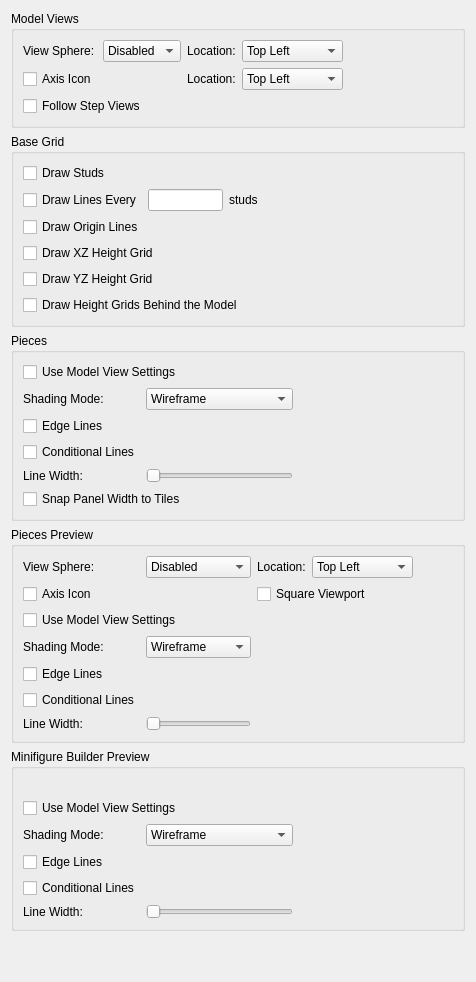
     <widget class="QWidget" name="tab">
      <property name="whatsThis">
       <string>&lt;p&gt;&lt;b&gt;View Preferences&lt;/b&gt;&lt;/p&gt;&lt;p&gt;Choose navigation aids for model views and the piece preview, and configure the base grid. Locations select the corner where each navigation aid appears.&lt;/p&gt;</string>
      </property>
      <attribute name="title">
       <string>Views</string>
      </attribute>
      <layout class="QVBoxLayout" name="verticalLayout_13">
       <item>
        <widget class="QGroupBox" name="groupBox_6">
         <property name="title">
          <string>Model Views</string>
         </property>
         <layout class="QGridLayout" name="gridLayout_3">
          <item row="1" column="0">
           <widget class="QCheckBox" name="AxisIconCheckBox">
            <property name="toolTip">
             <string>Show the model-axis indicator in model views.</string>
            </property>
            <property name="text">
             <string>Axis Icon</string>
            </property>
           </widget>
          </item>
          
          <item row="0" column="2">
           <widget class="QLabel" name="ViewSphereLocationLabel">
            <property name="toolTip">
             <string>Choose the corner for the model-view navigation sphere.</string>
            </property>
            <property name="buddy">
             <cstring>ViewSphereLocationCombo</cstring>
            </property>
            <property name="text">
             <string>Location:</string>
            </property>
           </widget>
          </item>
          <item row="0" column="0">
           <widget class="QLabel" name="label_21">
            <property name="toolTip">
             <string>Choose the model-view navigation sphere size, or disable it.</string>
            </property>
            <property name="buddy">
             <cstring>ViewSphereSizeCombo</cstring>
            </property>
            <property name="text">
             <string>View Sphere:</string>
            </property>
           </widget>
          </item>
          <item row="0" column="1">
           <widget class="QComboBox" name="ViewSphereSizeCombo">
            <property name="accessibleName">
             <string>View Sphere</string>
            </property>
            <property name="toolTip">
             <string>Choose the model-view navigation sphere size, or disable it.</string>
            </property>
            <item>
             <property name="text">
              <string>Disabled</string>
             </property>
            </item>
            <item>
             <property name="text">
              <string>Small</string>
             </property>
            </item>
            <item>
             <property name="text">
              <string>Medium</string>
             </property>
            </item>
            <item>
             <property name="text">
              <string>Large</string>
             </property>
            </item>
           </widget>
          </item>
          <item row="0" column="3">
           <widget class="QComboBox" name="ViewSphereLocationCombo">
            <property name="accessibleName">
             <string>Location</string>
            </property>
            <property name="toolTip">
             <string>Choose the corner for the model-view navigation sphere.</string>
            </property>
            <item>
             <property name="text">
              <string>Top Left</string>
             </property>
            </item>
            <item>
             <property name="text">
              <string>Top Right</string>
             </property>
            </item>
            <item>
             <property name="text">
              <string>Bottom Left</string>
             </property>
            </item>
            <item>
             <property name="text">
              <string>Bottom Right</string>
             </property>
            </item>
           </widget>
          </item>
          <item row="0" column="4">
           <spacer name="horizontalSpacer_7">
            <property name="orientation">
             <enum>Qt::Orientation::Horizontal</enum>
            </property>
            <property name="sizeHint" stdset="0">
             <size>
              <width>40</width>
              <height>20</height>
             </size>
            </property>
           </spacer>
          </item>
          <item row="1" column="2">
           <widget class="QLabel" name="AxisIconLocationLabel">
            <property name="toolTip">
             <string>Choose the corner for the model-axis indicator.</string>
            </property>
            <property name="buddy">
             <cstring>AxisIconLocationCombo</cstring>
            </property>
            <property name="text">
             <string>Location:</string>
            </property>
           </widget>
          </item>
          <item row="1" column="3">
           <widget class="QComboBox" name="AxisIconLocationCombo">
            <property name="accessibleName">
             <string>Location</string>
            </property>
            <property name="toolTip">
             <string>Choose the corner for the model-axis indicator.</string>
            </property>
            <item>
             <property name="text">
              <string>Top Left</string>
             </property>
            </item>
            <item>
             <property name="text">
              <string>Top Right</string>
             </property>
            </item>
            <item>
             <property name="text">
              <string>Bottom Left</string>
             </property>
            </item>
            <item>
             <property name="text">
              <string>Bottom Right</string>
             </property>
            </item>
           </widget>
          </item>
          <item row="2" column="0" colspan="4">
           <widget class="QCheckBox" name="FollowStepViewsCheckBox">
            <property name="toolTip">
             <string>Turn the view to each step's view rotation (MLCAD ROTSTEP) when changing steps.</string>
            </property>
            <property name="text">
             <string>Follow Step Views</string>
            </property>
           </widget>
          </item>
         </layout>
        </widget>
       </item>
       <item>
        <widget class="QGroupBox" name="groupBox_4">
         <property name="title">
          <string>Base Grid</string>
         </property>
         <layout class="QGridLayout" name="gridLayout_2">
          <item row="1" column="2">
           <widget class="QLabel" name="label">
            <property name="text">
             <string>studs</string>
            </property>
           </widget>
          </item>
          <item row="1" column="3">
           <spacer name="horizontalSpacer_5">
            <property name="orientation">
             <enum>Qt::Orientation::Horizontal</enum>
            </property>
            <property name="sizeHint" stdset="0">
             <size>
              <width>40</width>
              <height>20</height>
             </size>
            </property>
           </spacer>
          </item>
          <item row="1" column="0">
           <widget class="QCheckBox" name="gridLines">
            <property name="toolTip">
             <string>Show base-grid lines at the specified spacing.</string>
            </property>
            <property name="text">
             <string>Draw Lines Every</string>
            </property>
           </widget>
          </item>
          <item row="1" column="1">
           <widget class="QLineEdit" name="gridLineSpacing">
            <property name="accessibleName">
             <string>Grid Line Spacing</string>
            </property>
            <property name="toolTip">
             <string>Set base-grid line spacing in studs (1 to 10000).</string>
            </property>
            <property name="maximumSize">
             <size>
              <width>75</width>
              <height>16777215</height>
             </size>
            </property>
           </widget>
          </item>
          <item row="2" column="0" colspan="3">
           <widget class="QCheckBox" name="GridOriginCheckBox">
            <property name="toolTip">
             <string>Emphasize the base-grid lines through the model origin.</string>
            </property>
            <property name="text">
             <string>Draw Origin Lines</string>
            </property>
           </widget>
          </item>
          <item row="3" column="0" colspan="3">
           <widget class="QCheckBox" name="GridHeightXZCheckBox">
            <property name="toolTip">
             <string>Draw a vertical grid on the XZ plane through the X axis with lines every plate height.</string>
            </property>
            <property name="text">
             <string>Draw XZ Height Grid</string>
            </property>
           </widget>
          </item>
          <item row="4" column="0" colspan="3">
           <widget class="QCheckBox" name="GridHeightYZCheckBox">
            <property name="toolTip">
             <string>Draw a vertical grid on the YZ plane through the Y axis with lines every plate height.</string>
            </property>
            <property name="text">
             <string>Draw YZ Height Grid</string>
            </property>
           </widget>
          </item>
          <item row="5" column="0" colspan="3">
           <widget class="QCheckBox" name="GridHeightBehindCheckBox">
            <property name="toolTip">
             <string>Draw the height grids on the side of the model facing away from the camera instead of through the origin axes.</string>
            </property>
            <property name="text">
             <string>Draw Height Grids Behind the Model</string>
            </property>
           </widget>
          </item>
          <item row="0" column="0" colspan="3">
           <widget class="QCheckBox" name="gridStuds">
            <property name="toolTip">
             <string>Show stud positions on the base grid.</string>
            </property>
            <property name="text">
             <string>Draw Studs</string>
            </property>
           </widget>
          </item>
         </layout>
        </widget>
       </item>
       <item>
        <widget class="QGroupBox" name="PiecesGroup">
         <property name="title">
          <string>Pieces</string>
         </property>
         <layout class="QGridLayout" name="PiecesLayout">
          <item row="0" column="0" colspan="3">
           <widget class="QCheckBox" name="PiecesSyncRendering">
            <property name="toolTip">
             <string>Use the model view rendering settings for the pieces list and parts list images.</string>
            </property>
            <property name="text">
             <string>Use Model View Settings</string>
            </property>
           </widget>
          </item>
          <item row="1" column="0">
           <widget class="QLabel" name="PiecesShadingModeLabel">
            <property name="toolTip">
             <string>Choose how pieces are drawn in the pieces list and parts list images.</string>
            </property>
            <property name="text">
             <string>Shading Mode:</string>
            </property>
            <property name="buddy">
             <cstring>PiecesShadingMode</cstring>
            </property>
           </widget>
          </item>
          <item row="1" column="1">
           <widget class="QComboBox" name="PiecesShadingMode">
            <property name="accessibleName">
             <string>Pieces Shading Mode</string>
            </property>
            <property name="toolTip">
             <string>Choose how pieces are drawn in the pieces list and parts list images.</string>
            </property>
            <item>
             <property name="text">
              <string>Wireframe</string>
             </property>
            </item>
            <item>
             <property name="text">
              <string>Flat Shading</string>
             </property>
            </item>
            <item>
             <property name="text">
              <string>Default Lights</string>
             </property>
            </item>
           </widget>
          </item>
          <item row="2" column="0">
           <widget class="QCheckBox" name="PiecesEdgeLines">
            <property name="toolTip">
             <string>Draw edge lines on pieces in the pieces list and parts list images.</string>
            </property>
            <property name="text">
             <string>Edge Lines</string>
            </property>
           </widget>
          </item>
          <item row="3" column="0">
           <widget class="QCheckBox" name="PiecesConditionalLines">
            <property name="toolTip">
             <string>Draw conditional lines on pieces in the pieces list and parts list images.</string>
            </property>
            <property name="text">
             <string>Conditional Lines</string>
            </property>
           </widget>
          </item>
          <item row="4" column="0">
           <widget class="QLabel" name="PiecesLineWidthTitle">
            <property name="toolTip">
             <string>Set the line width used in the pieces list and parts list images.</string>
            </property>
            <property name="text">
             <string>Line Width:</string>
            </property>
            <property name="buddy">
             <cstring>PiecesLineWidthSlider</cstring>
            </property>
           </widget>
          </item>
          <item row="4" column="1">
           <widget class="QSlider" name="PiecesLineWidthSlider">
            <property name="accessibleName">
             <string>Pieces Line Width</string>
            </property>
            <property name="toolTip">
             <string>Set the line width used in the pieces list and parts list images.</string>
            </property>
            <property name="orientation">
             <enum>Qt::Orientation::Horizontal</enum>
            </property>
           </widget>
          </item>
          <item row="4" column="2">
           <widget class="QLabel" name="PiecesLineWidthLabel">
            <property name="text">
             <string/>
            </property>
           </widget>
          </item>
          <item row="1" column="3">
           <spacer name="PiecesSpacer">
            <property name="orientation">
             <enum>Qt::Orientation::Horizontal</enum>
            </property>
            <property name="sizeHint" stdset="0">
             <size>
              <width>40</width>
              <height>20</height>
             </size>
            </property>
           </spacer>
          </item>
          <item row="5" column="0" colspan="3">
           <widget class="QCheckBox" name="PiecesSnapToTiles">
            <property name="toolTip">
             <string>Snap the width of the docked pieces panel to whole thumbnail tiles after resizing it, and the categories to the longest category name when docked on top or bottom.</string>
            </property>
            <property name="text">
             <string>Snap Panel Width to Tiles</string>
            </property>
           </widget>
          </item>
         </layout>
        </widget>
       </item>
       <item>
        <widget class="QGroupBox" name="PreviewGroup">
         <property name="title">
          <string>Pieces Preview</string>
         </property>
         <layout class="QGridLayout" name="gridLayout_6">
          <item row="2" column="2" colspan="2">
           <widget class="QCheckBox" name="PreviewSquareViewportCheckBox">
            <property name="toolTip">
             <string>Keep the piece preview square, with a 1:1 width to height ratio, whatever the panel size.</string>
            </property>
            <property name="text">
             <string>Square Viewport</string>
            </property>
           </widget>
          </item>
          <item row="2" column="0" colspan="2">
           <widget class="QCheckBox" name="PreviewAxisIconCheckBox">
            <property name="toolTip">
             <string>Show the model-axis indicator in the pieces preview.</string>
            </property>
            <property name="text">
             <string>Axis Icon</string>
            </property>
           </widget>
          </item>
          <item row="1" column="3">
           <widget class="QComboBox" name="PreviewViewSphereLocationCombo">
            <property name="accessibleName">
             <string>Location</string>
            </property>
            <property name="toolTip">
             <string>Choose the corner for the piece-preview navigation sphere.</string>
            </property>
            <item>
             <property name="text">
              <string>Top Left</string>
             </property>
            </item>
            <item>
             <property name="text">
              <string>Top Right</string>
             </property>
            </item>
            <item>
             <property name="text">
              <string>Bottom Left</string>
             </property>
            </item>
            <item>
             <property name="text">
              <string>Bottom Right</string>
             </property>
            </item>
           </widget>
          </item>
          <item row="1" column="2">
           <widget class="QLabel" name="PreviewViewSphereLocationLabel">
            <property name="toolTip">
             <string>Choose the corner for the piece-preview navigation sphere.</string>
            </property>
            <property name="buddy">
             <cstring>PreviewViewSphereLocationCombo</cstring>
            </property>
            <property name="text">
             <string>Location:</string>
            </property>
           </widget>
          </item>
          <item row="1" column="1">
           <widget class="QComboBox" name="PreviewViewSphereSizeCombo">
            <property name="accessibleName">
             <string>View Sphere</string>
            </property>
            <property name="toolTip">
             <string>Choose the piece-preview navigation sphere size, or disable it.</string>
            </property>
            <item>
             <property name="text">
              <string>Disabled</string>
             </property>
            </item>
            <item>
             <property name="text">
              <string>Small</string>
             </property>
            </item>
            <item>
             <property name="text">
              <string>Medium</string>
             </property>
            </item>
            <item>
             <property name="text">
              <string>Large</string>
             </property>
            </item>
           </widget>
          </item>
          <item row="1" column="0">
           <widget class="QLabel" name="label_8">
            <property name="toolTip">
             <string>Choose the piece-preview navigation sphere size, or disable it.</string>
            </property>
            <property name="buddy">
             <cstring>PreviewViewSphereSizeCombo</cstring>
            </property>
            <property name="text">
             <string>View Sphere:</string>
            </property>
           </widget>
          </item>
          <item row="1" column="4">
           <spacer name="horizontalSpacer_11">
            <property name="orientation">
             <enum>Qt::Orientation::Horizontal</enum>
            </property>
            <property name="sizeHint" stdset="0">
             <size>
              <width>40</width>
              <height>20</height>
             </size>
            </property>
           </spacer>
          </item>
          <item row="3" column="0" colspan="3">
           <widget class="QCheckBox" name="PreviewSyncRendering">
            <property name="toolTip">
             <string>Use the model view rendering settings for the pieces preview.</string>
            </property>
            <property name="text">
             <string>Use Model View Settings</string>
            </property>
           </widget>
          </item>
          <item row="4" column="0">
           <widget class="QLabel" name="PreviewShadingModeLabel">
            <property name="toolTip">
             <string>Choose how pieces are drawn in the pieces preview.</string>
            </property>
            <property name="text">
             <string>Shading Mode:</string>
            </property>
            <property name="buddy">
             <cstring>PreviewShadingMode</cstring>
            </property>
           </widget>
          </item>
          <item row="4" column="1">
           <widget class="QComboBox" name="PreviewShadingMode">
            <property name="accessibleName">
             <string>Preview Shading Mode</string>
            </property>
            <property name="toolTip">
             <string>Choose how pieces are drawn in the pieces preview.</string>
            </property>
            <item>
             <property name="text">
              <string>Wireframe</string>
             </property>
            </item>
            <item>
             <property name="text">
              <string>Flat Shading</string>
             </property>
            </item>
            <item>
             <property name="text">
              <string>Default Lights</string>
             </property>
            </item>
           </widget>
          </item>
          <item row="5" column="0">
           <widget class="QCheckBox" name="PreviewEdgeLines">
            <property name="toolTip">
             <string>Draw edge lines on pieces in the pieces preview.</string>
            </property>
            <property name="text">
             <string>Edge Lines</string>
            </property>
           </widget>
          </item>
          <item row="6" column="0">
           <widget class="QCheckBox" name="PreviewConditionalLines">
            <property name="toolTip">
             <string>Draw conditional lines on pieces in the pieces preview.</string>
            </property>
            <property name="text">
             <string>Conditional Lines</string>
            </property>
           </widget>
          </item>
          <item row="7" column="0">
           <widget class="QLabel" name="PreviewLineWidthTitle">
            <property name="toolTip">
             <string>Set the line width used in the pieces preview.</string>
            </property>
            <property name="text">
             <string>Line Width:</string>
            </property>
            <property name="buddy">
             <cstring>PreviewLineWidthSlider</cstring>
            </property>
           </widget>
          </item>
          <item row="7" column="1">
           <widget class="QSlider" name="PreviewLineWidthSlider">
            <property name="accessibleName">
             <string>Preview Line Width</string>
            </property>
            <property name="toolTip">
             <string>Set the line width used in the pieces preview.</string>
            </property>
            <property name="orientation">
             <enum>Qt::Orientation::Horizontal</enum>
            </property>
           </widget>
          </item>
          <item row="7" column="2">
           <widget class="QLabel" name="PreviewLineWidthLabel">
            <property name="text">
             <string/>
            </property>
           </widget>
          </item>
         </layout>
        </widget>
       </item>
<item>
        <widget class="QGroupBox" name="MinifigureBuilderGroup">
         <property name="title">
          <string>Minifigure Builder Preview</string>
         </property>
         <layout class="QGridLayout" name="MinifigureBuilderLayout">
          
          
          
          
          
          <item row="1" column="4">
           <spacer name="MinifigureBuilderSpacer">
            <property name="orientation">
             <enum>Qt::Orientation::Horizontal</enum>
            </property>
            <property name="sizeHint" stdset="0">
             <size>
              <width>40</width>
              <height>20</height>
             </size>
            </property>
           </spacer>
          </item>
          <item row="3" column="0" colspan="3">
           <widget class="QCheckBox" name="MinifigureBuilderSyncRendering">
            <property name="toolTip">
             <string>Use the model view rendering settings for the minifigure builder preview.</string>
            </property>
            <property name="text">
             <string>Use Model View Settings</string>
            </property>
           </widget>
          </item>
          <item row="4" column="0">
           <widget class="QLabel" name="MinifigureBuilderShadingModeLabel">
            <property name="toolTip">
             <string>Choose how pieces are drawn in the minifigure builder preview.</string>
            </property>
            <property name="text">
             <string>Shading Mode:</string>
            </property>
            <property name="buddy">
             <cstring>MinifigureBuilderShadingMode</cstring>
            </property>
           </widget>
          </item>
          <item row="4" column="1">
           <widget class="QComboBox" name="MinifigureBuilderShadingMode">
            <property name="accessibleName">
             <string>Minifigure Builder Shading Mode</string>
            </property>
            <property name="toolTip">
             <string>Choose how pieces are drawn in the minifigure builder preview.</string>
            </property>
            <item>
             <property name="text">
              <string>Wireframe</string>
             </property>
            </item>
            <item>
             <property name="text">
              <string>Flat Shading</string>
             </property>
            </item>
            <item>
             <property name="text">
              <string>Default Lights</string>
             </property>
            </item>
           </widget>
          </item>
          <item row="5" column="0">
           <widget class="QCheckBox" name="MinifigureBuilderEdgeLines">
            <property name="toolTip">
             <string>Draw edge lines on pieces in the minifigure builder preview.</string>
            </property>
            <property name="text">
             <string>Edge Lines</string>
            </property>
           </widget>
          </item>
          <item row="6" column="0">
           <widget class="QCheckBox" name="MinifigureBuilderConditionalLines">
            <property name="toolTip">
             <string>Draw conditional lines on pieces in the minifigure builder preview.</string>
            </property>
            <property name="text">
             <string>Conditional Lines</string>
            </property>
           </widget>
          </item>
          <item row="7" column="0">
           <widget class="QLabel" name="MinifigureBuilderLineWidthTitle">
            <property name="toolTip">
             <string>Set the line width used in the minifigure builder preview.</string>
            </property>
            <property name="text">
             <string>Line Width:</string>
            </property>
            <property name="buddy">
             <cstring>MinifigureBuilderLineWidthSlider</cstring>
            </property>
           </widget>
          </item>
          <item row="7" column="1">
           <widget class="QSlider" name="MinifigureBuilderLineWidthSlider">
            <property name="accessibleName">
             <string>Minifigure Builder Line Width</string>
            </property>
            <property name="toolTip">
             <string>Set the line width used in the minifigure builder preview.</string>
            </property>
            <property name="orientation">
             <enum>Qt::Orientation::Horizontal</enum>
            </property>
           </widget>
          </item>
          <item row="7" column="2">
           <widget class="QLabel" name="MinifigureBuilderLineWidthLabel">
            <property name="text">
             <string/>
            </property>
           </widget>
          </item>
         </layout>
        </widget>
       </item>
       <item>
        <spacer name="verticalSpacer_2">
         <property name="orientation">
          <enum>Qt::Orientation::Vertical</enum>
         </property>
         <property name="sizeHint" stdset="0">
          <size>
           <width>20</width>
           <height>40</height>
          </size>
         </property>
        </spacer>
       </item>
      </layout>
     </widget>
